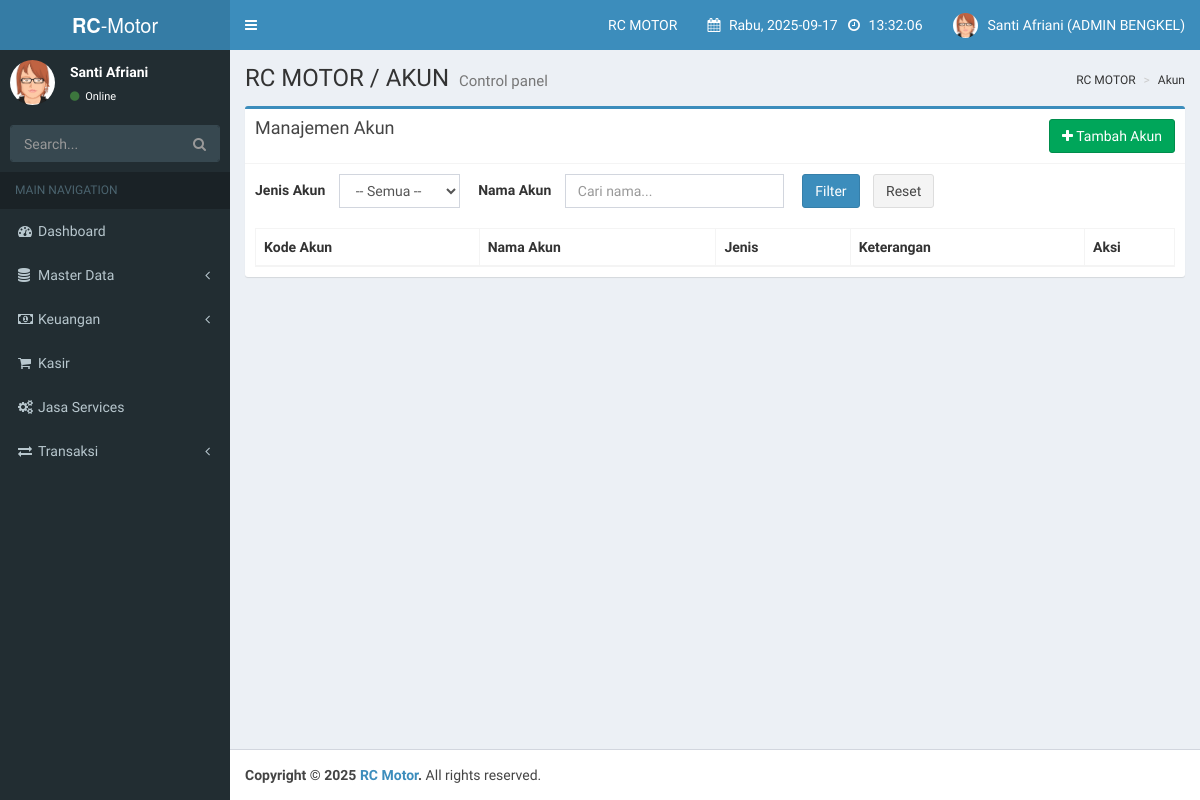
Before: /index.php?page=akun (signed in) with the older database file.
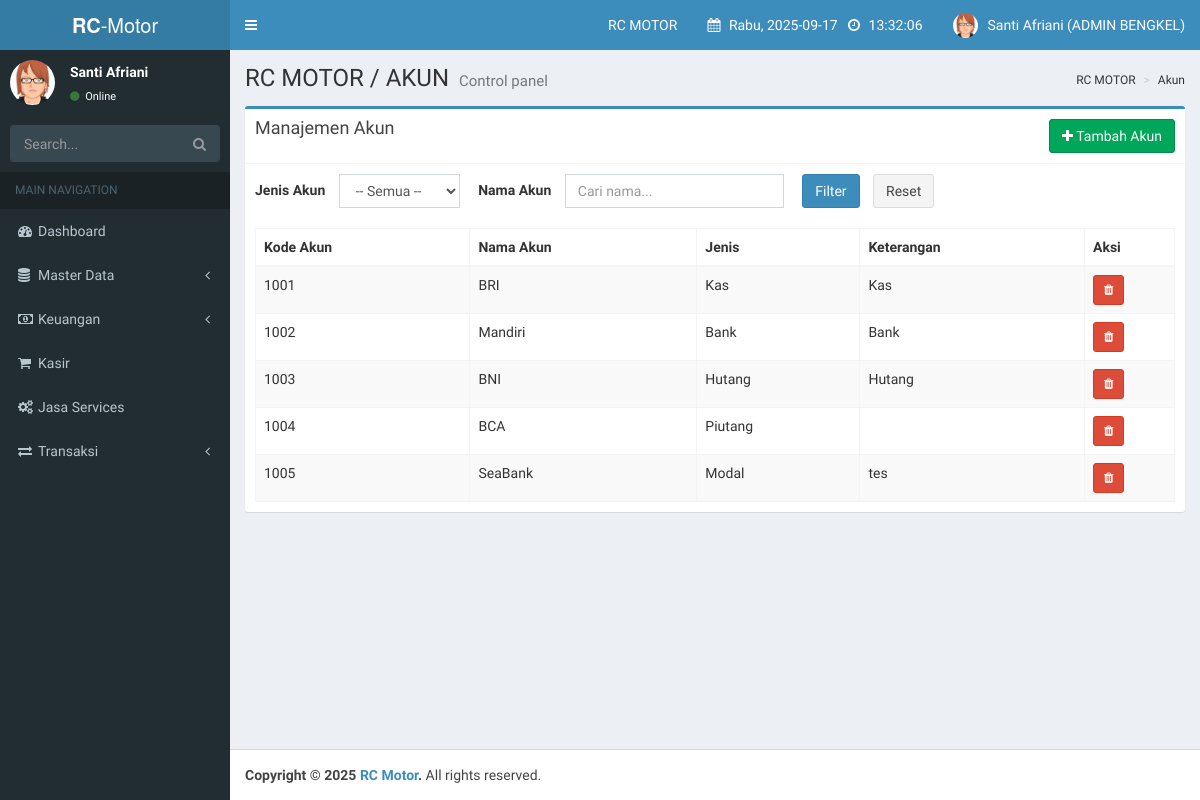
After: the same page with the newer database file.
### tables this page shows
CREATE TABLE `users` (
  `id_user` int(11) NOT NULL AUTO_INCREMENT,
  `nama_lengkap` varchar(100) NOT NULL,
  `email` varchar(100) NOT NULL,
  `password` varchar(255) NOT NULL,
  `role` enum('super_user','owner_bengkel','admin_bengkel','teknisi') NOT NULL,
  `bengkel_id` int(11) DEFAULT NULL,
  `created_at` timestamp NOT NULL DEFAULT current_timestamp(),
  `updated_at` timestamp NOT NULL DEFAULT current_timestamp() ON UPDATE current_timestamp(),
  PRIMARY KEY (`id_user`),
  UNIQUE KEY `email` (`email`),
  KEY `bengkel_id` (`bengkel_id`),
  CONSTRAINT `users_ibfk_1` FOREIGN KEY (`bengkel_id`) REFERENCES `bengkels` (`id_bengkel`) ON DELETE SET NULL
);

CREATE TABLE `bengkels` (
  `id_bengkel` int(11) NOT NULL AUTO_INCREMENT,
  `nama_bengkel` varchar(100) NOT NULL,
  `alamat` text DEFAULT NULL,
  `telepon` varchar(20) DEFAULT NULL,
  `owner_id` int(11) DEFAULT NULL,
  `status` enum('aktif','non_aktif') NOT NULL DEFAULT 'aktif',
  `created_at` timestamp NOT NULL DEFAULT current_timestamp(),
  `updated_at` timestamp NOT NULL DEFAULT current_timestamp() ON UPDATE current_timestamp(),
  PRIMARY KEY (`id_bengkel`),
  KEY `fk_bengkels_owner` (`owner_id`),
  CONSTRAINT `fk_bengkels_owner` FOREIGN KEY (`owner_id`) REFERENCES `users` (`id_user`) ON DELETE SET NULL
);

CREATE TABLE `akun` (
  `id_akun` int(11) NOT NULL AUTO_INCREMENT,
  `kode_akun` varchar(20) NOT NULL,
  `nama_akun` varchar(100) NOT NULL,
  `jenis_akun` enum('Kas','Bank','Hutang','Piutang','Modal','Pendapatan','Beban') NOT NULL,
  `keterangan` text DEFAULT NULL,
  `id_bengkel` int(11) NOT NULL,
  `tanggal_dibuat` timestamp NOT NULL DEFAULT current_timestamp(),
  PRIMARY KEY (`id_akun`)
);

### inc/functions.php (called while the page is built)
<?php
function get_user_role() {
    return $_SESSION['role'] ?? null;
}
?>

### index.php (the view, shortened to what this page needs)
<?php
include 'inc/koneksi.php';
require_once 'inc/functions.php';
$page = $_GET['page'] ?? 'default_page';
$breadcrumb = str_replace("_", " ", $page);
if (!isset($_SESSION['email']) || $_SESSION['email'] == "") {
    header("location:login.php");
    exit();
} else {
    $current_user_role = $_SESSION['role'];
    $query_data_users = mysqli_query($conn, "SELECT nama_lengkap, role, users.bengkel_id, bengkels.nama_bengkel FROM users join bengkels on users.bengkel_id = bengkels.id_bengkel WHERE email = '$_SESSION[email]'");
    $data_users = mysqli_fetch_array($query_data_users);
    $roletext = str_replace("_"," ", $data_users['role']);
    $nama_bengkel = htmlspecialchars($data_users['nama_bengkel']);
?>
<!DOCTYPE html>
<html>
<head>
    <link rel="stylesheet" href="bower_components/bootstrap/dist/css/bootstrap.min.css">
    <link rel="stylesheet" href="bower_components/font-awesome/css/font-awesome.min.css">
    <link rel="stylesheet" href="dist/css/AdminLTE.min.css">
    <link rel="stylesheet" href="dist/css/skins/_all-skins.min.css">
    <link rel="stylesheet" href="bower_components/morris.js/morris.css">
    <link rel="stylesheet" href="bower_components/jvectormap/jquery-jvectormap.css">
    <link rel="stylesheet" href="bower_components/bootstrap-datepicker/dist/css/bootstrap-datepicker.min.css">
    <link rel="stylesheet" href="bower_components/bootstrap-daterangepicker/daterangepicker.css">
    <link rel="stylesheet" href="plugins/bootstrap-wysihtml5/bootstrap3-wysihtml5.min.css">
    <link rel="stylesheet" type="text/css" href="plugins/datatable/datatables.css">
    <link href="https://cdn.jsdelivr.net/npm/select2@4.1.0-rc.0/dist/css/select2.min.css" rel="stylesheet" />
</head>
<body class="hold-transition skin-blue sidebar-mini">
<div class="wrapper">
    <header class="main-header">
        <a href="#" class="logo">
            <span class="logo-lg"><b>RC</b>-Motor</span>
        </a>
        <nav class="navbar navbar-static-top">
            <a href="#" class="sidebar-toggle" data-toggle="push-menu" role="button">
            </a>
            <div class="navbar-custom-menu">
                <ul class="nav navbar-nav">
                    <li class="dropdown user tasks-menu">
                        <a href="#" class="dropdown-toggle" data-toggle="dropdown">
                            <?= $nama_bengkel; ?>
                        </a>
                    </li>
                    <li class="dropdown user tasks-menu">
                        <a href="#" class="dropdown-toggle" data-toggle="dropdown">
                            <i class="fa fa-calendar" aria-hidden="true"></i>
                            <span class="" id="tanggal">
                                <?php
                                    function hari_ini(){
                                        $hari = date ("D");
                                        switch($hari){
                                            case 'Wed':
                                                $hari_ini = "Rabu";
                                            break;
                                        }
                                        return $hari_ini;
                                    }
                                ?>
                                <?= hari_ini().', '.date("Y-m-d"); ?>
                            </span>
                            <i class="fa fa-clock-o" aria-hidden="true"></i>
                            <span class="" id="jam">
                            </span>
                        </a>
                    </li>
                    <li class="dropdown user user-menu">
                        <a href="#" class="dropdown-toggle" data-toggle="dropdown">
                            <img src="dist/img/avatar3.png" class="user-image" alt="User Image">
                            <span class="hidden-xs"><?= $data_users['nama_lengkap']; ?> (<?= strtoupper($roletext); ?>)</span>
                        </a>
                    </li>
                </ul>
            </div>
        </nav>
    </header>
    <aside class="main-sidebar">
        <section class="sidebar">
            <div class="user-panel">
                <div class="pull-left image">
                    <img src="dist/img/avatar3.png" class="img-circle" alt="User Image">
                </div>
                <div class="pull-left info">
                    <p><?= $data_users['nama_lengkap']; ?></p>
                    <a href="#"><i class="fa fa-circle text-success"></i> Online</a>
                </div>
            </div>
            <form action="#" method="get" class="sidebar-form">
                <div class="input-group">
                    <input type="text" name="q" class="form-control" placeholder="Search...">
                    <span class="input-group-btn">
                        <button type="submit" name="search" id="search-btn" class="btn btn-flat"><i class="fa fa-search"></i>
                        </button>
                    </span>
                </div>
            </form>
            <?php
            $page = $_GET['page'] ?? 'dashboard';
            ?>
            <ul class="sidebar-menu" data-widget="tree">
                <li class="header">MAIN NAVIGATION</li>
                <li class="<?php echo ($page === 'dashboard') ? 'active' : ''; ?>">
                    <a href="?page=dashboard">
                        <i class="fa fa-dashboard"></i><span>Dashboard</span>
                    </a>
                </li>
                <?php if (get_user_role() === 'admin_bengkel'): ?>
                <li class="treeview <?php echo (in_array($page, ['sparepart', 'barcode', 'supplier', 'pelanggan', 'teknisi', 'jenis_services', 'merk', 'sub_merk', 'stok_opname', 'history_stok_masuk', 'history_stok_keluar'])) ? 'active menu-open' : ''; ?>">
                    <a href="#">
                        <i class="fa fa-database"></i><span>Master Data</span>
                        <span class="pull-right-container">
                            <i class="fa fa-angle-left pull-right"></i>
                        </span>
                    </a>
                </li>
                <li class="treeview <?php echo (in_array($page, ['asset', 'modal', 'biaya'])) ? 'active menu-open' : ''; ?>">
                    <a href="#">
                        <i class="fa fa-money"></i><span>Keuangan</span>
                        <span class="pull-right-container">
                            <i class="fa fa-angle-left pull-right"></i>
                        </span>
                    </a>
                </li>
                <li class="<?php echo ($page === 'kasir') ? 'active' : ''; ?>">
                    <a href="?page=kasir">
                        <i class="fa fa-shopping-cart"></i><span>Kasir</span>
                    </a>
                </li>
                <li class="<?php echo ($page === 'jasa_services') ? 'active' : ''; ?>">
                    <a href="?page=jasa_services">
                        <i class="fa fa-cogs"></i><span>Jasa Services</span>
                    </a>
                </li>
                <li class="treeview <?php echo (in_array($page, ['penjualan', 'jasa_services_report', 'pembelian', 'piutang', 'hutang', 'return_penjualan', 'return_pembelian'])) ? 'active menu-open' : ''; ?>">
                    <a href="#">
                        <i class="fa fa-exchange"></i><span>Transaksi</span>
                        <span class="pull-right-container">
                            <i class="fa fa-angle-left pull-right"></i>
                        </span>
                    </a>
                </li>
                <?php endif; ?>
            </ul>
        </section>
    </aside>
    <div class="content-wrapper">
        <section class="content-header">
            <h1>
                RC MOTOR / <?= strtoupper($breadcrumb ?? 'DASHBOARD'); ?>
                <small>Control panel</small>
            </h1>
            <ol class="breadcrumb">
                <li>RC MOTOR</li>
                <li class="text-capitalize"><?= $breadcrumb ?? 'Tidak Tersedia'; ?></li>
            </ol>
        </section>
        <section class="content">
            <?php
            $page = $_GET['page'] ?? 'dashboard';
            $halaman = str_replace(" ", "_", $page);
            $folder = '';
            if ($current_user_role == 'super_user') {
                $folder = 'super_user/';
            } else if ($current_user_role == 'admin_bengkel') {
                $folder = 'admin_bengkel/';
            } else if ($current_user_role == 'owner_bengkel') {
                $folder = 'owner_bengkel/';
            } else {
                $folder = '';
            }
            $halaman2 = "pages/".$folder. $halaman . ".php";
            if (file_exists($halaman2)) {
                include $halaman2;
            } else {
                echo "<div class='alert alert-danger'>Halaman <strong>" . htmlspecialchars($page) . "</strong> Tidak ditemukan atau tidak ada akses untuk peran ini.</div>";
            }
            ?>
        </section>
        </div>
    <footer class="main-footer">
        <strong>Copyright &copy; 2025 <a href=""> RC Motor</a>.</strong> All rights
        reserved.
    </footer>
</div>
</body>
</html>
<?php
}
?>

### pages/admin_bengkel/akun.php (shortened to what this page needs)
<?php
include '../koneksi.php';
$filter_nama  = $_GET['filter_nama'] ?? '';
$where = "WHERE 1=1";
$daftar_akun = mysqli_query($conn, "SELECT * FROM akun $where ORDER BY kode_akun ASC");
?>
<div class="box box-primary">
    <div class="box-header with-border clearfix">
        <h3 class="box-title">Manajemen Akun</h3>
        <button class="btn btn-success pull-right" data-toggle="modal" data-target="#modalTambahAkun">
            <i class="fa fa-plus"></i> Tambah Akun
        </button>
    </div>
    <div class="box-body">
        <form method="get" class="form-inline" style="margin-bottom: 20px;">
            <div class="form-group">
                <label for="filter_jenis">Jenis Akun</label>
                <select name="filter_jenis" id="filter_jenis" class="form-control" style="margin-left: 10px; margin-right: 15px;">
                    <option value="">-- Semua --</option>
                </select>
            </div>
            <div class="form-group">
                <label for="filter_nama">Nama Akun</label>
                <input type="text" name="filter_nama" id="filter_nama" class="form-control" placeholder="Cari nama..." value="<?= htmlspecialchars($filter_nama) ?>" style="margin-left: 10px;">
            </div>
            <button type="submit" class="btn btn-primary" style="margin-left: 15px;">Filter</button>
            <a href="akun.php" class="btn btn-default" style="margin-left: 10px;">Reset</a>
        </form>
        <table class="table table-bordered table-striped" id="tabelAkun" style="width: 100%;">
            <thead>
                <tr>
                    <th>Kode Akun</th>
                    <th>Nama Akun</th>
                    <th>Jenis</th>
                    <th>Keterangan</th>
                    <th style="width: 90px;">Aksi</th>
                </tr>
            </thead>
            <tbody>
                <?php while ($a = mysqli_fetch_assoc($daftar_akun)): ?>
                    <tr>
                        <td><?= htmlspecialchars($a['kode_akun']) ?></td>
                        <td><?= htmlspecialchars($a['nama_akun']) ?></td>
                        <td><?= htmlspecialchars($a['jenis_akun']) ?></td>
                        <td><?= htmlspecialchars($a['keterangan']) ?></td>
                        <td>
                            <a href="hapus_akun.php?id=<?= $a['id_akun'] ?>" onclick="return confirm('Hapus akun ini?')" class="btn btn-danger btn-sm" title="Hapus">
                                <i class="fa fa-trash"></i>
                            </a>
                        </td>
                    </tr>
                <?php endwhile; ?>
            </tbody>
        </table>
    </div>
</div>

Changed rows visible on the page:
added akun: kode_akun "1001", nama_akun "BRI", jenis_akun "Kas", keterangan "Kas"
added akun: kode_akun "1002", nama_akun "Mandiri", jenis_akun "Bank", keterangan "Bank"
added akun: kode_akun "1003", nama_akun "BNI", jenis_akun "Hutang", keterangan "Hutang"
added akun: kode_akun "1004", nama_akun "BCA", jenis_akun "Piutang"
added akun: kode_akun "1005", nama_akun "SeaBank", jenis_akun "Modal", keterangan "tes"
